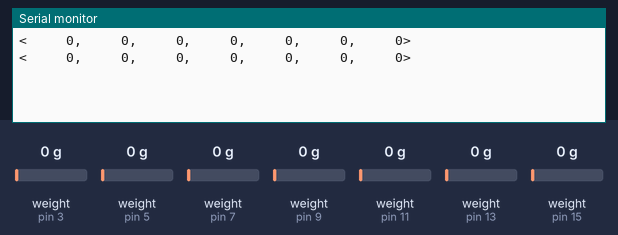
A sketch run on a simulated Arduino Uno, built with avr-gcc and run on an emulated ATmega328P. On the bench: the last lines printed to the serial monitor. Inputs (shaded band) come from the test bench; at power-on: weight on the scale (sensors on pin 3, pin 5, pin 7, pin 9, pin 11, pin 13, pin 15) 0 g.

Above: at 1.6 s.
1.7 s: weight on the scale (sensor on pin 3) set to 100 g
At 3.4 s:
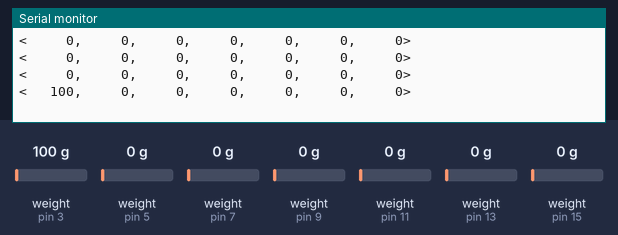
5.0 s: weight on the scale (sensor on pin 5) set to 100 g
At 6.0 s:
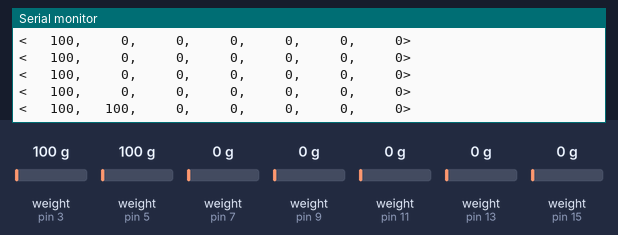
7.8 s: weight on the scale (sensor on pin 7) set to 100 g
At 9.0 s:
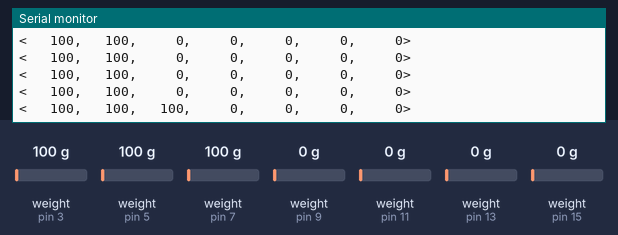
10.6 s: weight on the scale (sensor on pin 9) set to 100 g
At 11.8 s:
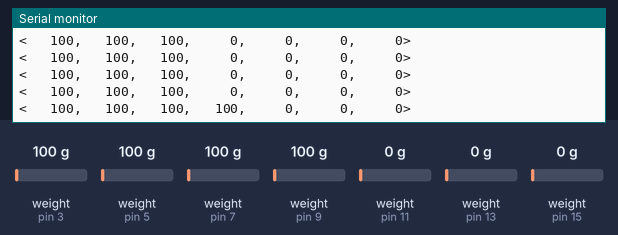
13.4 s: weight on the scale (sensor on pin 11) set to 100 g
At 14.6 s:
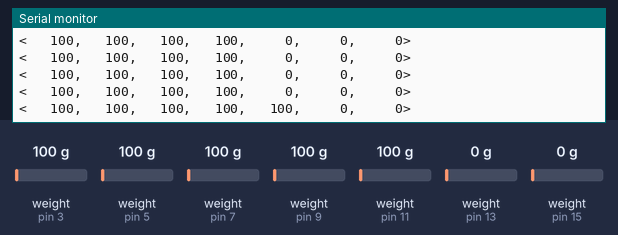
16.2 s: weight on the scale (sensor on pin 13) set to 100 g
At 17.3 s:
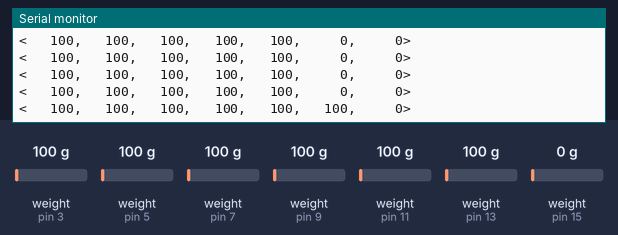

Measured:
- after the input at 1.7 s, the serial monitor: prints a new line after 1.1 s (image 1)
- after the input at 5.0 s, the serial monitor: prints a new line after 0.62 s (image 2)
- after the input at 7.8 s, the serial monitor: prints a new line after 0.63 s (image 3)
- after the input at 10.6 s, the serial monitor: prints a new line after 0.64 s (image 4)
- after the input at 13.4 s, the serial monitor: prints a new line after 0.65 s (image 5)
- after the input at 16.2 s, the serial monitor: prints a new line after 0.66 s (image 6)

The sketch:

loading_cell_interface.ino
```cpp
#include <SoftwareSerial.h>
#include <HX711.h>

const int N_LOADING_CELLS = 7;

HX711 scales[N_LOADING_CELLS];
const int DOUT[N_LOADING_CELLS] = {3, 5, 7, 9, 11, 13, 15};
const int CLK[N_LOADING_CELLS] = {2, 4, 6, 8, 10, 12, 14};
char scale_buffer[52];
char scale_temp[7][15];
int load_cell_value[N_LOADING_CELLS];
int offset[7] = {0};

// Time tracking
unsigned long dt_millis = 10; //milliseconds
unsigned long prev_time = millis();

void setup() {
  Serial.begin(460800);
  // wait until serial port opens for native USB devices
  while (! Serial) {
    delay(1);
  }

  for (int i = 0; i < N_LOADING_CELLS; i++) {
    scales[i].begin(DOUT[i], CLK[i]);
    scales[i].set_scale(14);
  }
}

void loop() {

  for (int i = 0; i < N_LOADING_CELLS; i++) {
    load_cell_value[i] = scales[i].get_units() + offset[i];
    dtostrf(load_cell_value[i], 6, 0, scale_temp[i]); //Make string of load cell measurements
  }


  snprintf(scale_buffer, sizeof(scale_buffer),
         "<%s,%s,%s,%s,%s,%s,%s>\n",
         scale_temp[0], scale_temp[1], scale_temp[2],
         scale_temp[3], scale_temp[4], scale_temp[5], scale_temp[6]);

  Serial.print(scale_buffer);

  while((millis() - prev_time) < dt_millis) {}
}
```
